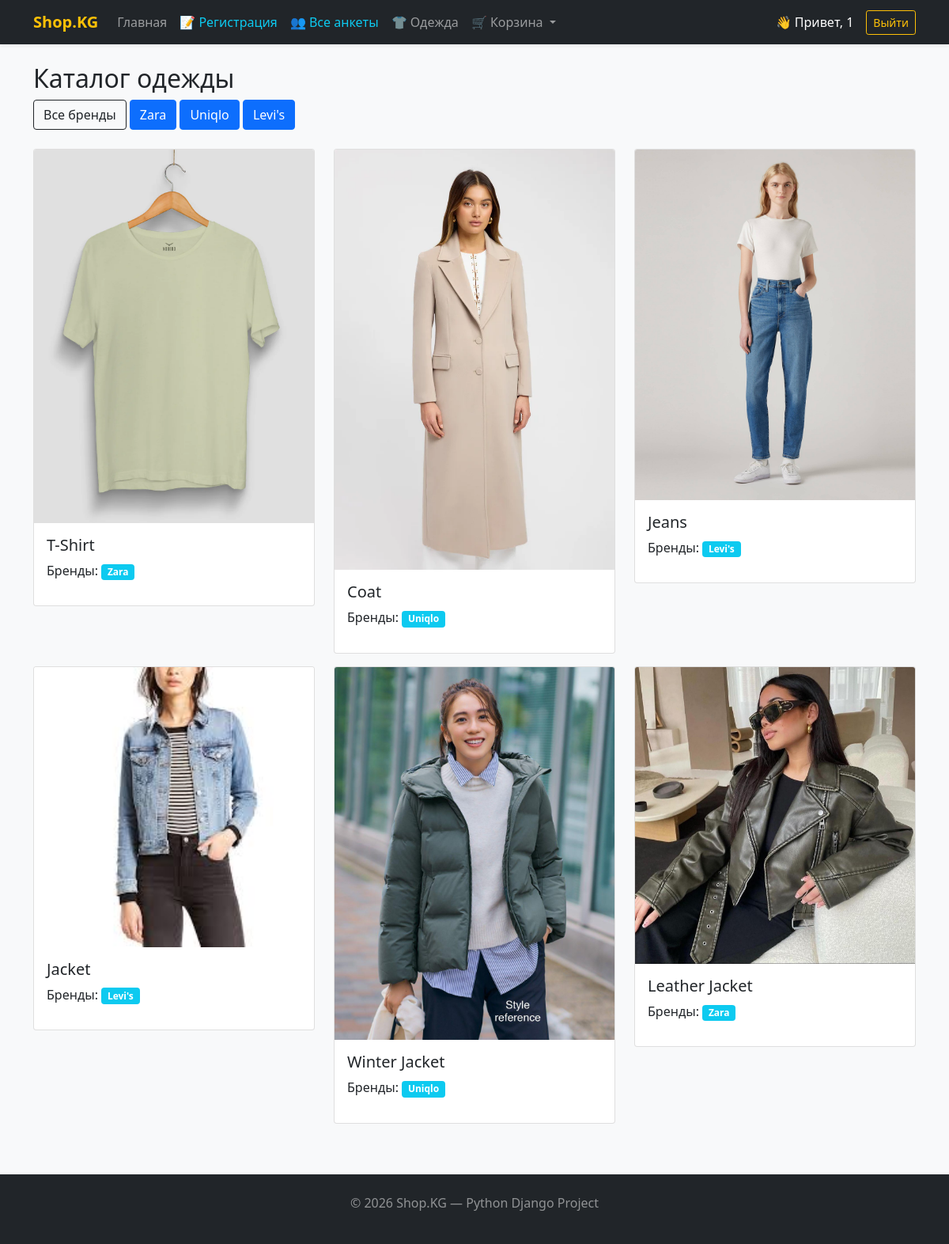
/clothes/ (signed in), run on the app's committed database.
### users/models.py (models this page shows)
class CustomUser(AbstractUser):
    phone = models.CharField(max_length=20, blank=True, null=True)
    experience = models.IntegerField(default=0)
    github_link = models.URLField(blank=True, null=True)
    skills = models.TextField(blank=True, null=True)
    expected_salary = models.IntegerField(blank=True, null=True)
    education = models.CharField(max_length=100, blank=True, null=True)
    preferred_lang = models.CharField(max_length=50, blank=True, null=True)
    portfolio = models.URLField(blank=True, null=True)
    telegram = models.CharField(max_length=50, blank=True, null=True)
    about_me = models.TextField(blank=True, null=True)

### clothes/models.py (models this page shows, shortened)
class Brand(models.Model):
    name = models.CharField(max_length=100, verbose_name="Название бренда")

class ClothesModel(models.Model):
    title = models.CharField(max_length=100, verbose_name="Название одежды")
    image = models.ImageField(upload_to='clothes/', verbose_name="Фото")
    brands_name = models.ManyToManyField(Brand, verbose_name="Бренды")
    created_at = models.DateTimeField(auto_now_add=True)

### clothes/views.py (the view)
# urls.py: path('', views.ClothesListView.as_view(), name='clothes_list'),
class ClothesListView(ListView):
    model = ClothesModel
    template_name = 'clothes.html'
    context_object_name = 'clothes'
    def get_context_data(self, **kwargs):
        context = super().get_context_data(**kwargs)
        context['brands'] = Brand.objects.all()
        return context
    def get_queryset(self):
        brand_id = self.request.GET.get('brand')
        if brand_id:
            return ClothesModel.objects.filter(brands_name__id=brand_id)
        return ClothesModel.objects.all()

### templates/clothes.html
{% extends 'base.html' %}
{% block content %}
<h2>Каталог одежды</h2>
<div class="mb-4">
    <a href="{% url 'clothes_list' %}" class="btn btn-outline-dark">Все бренды</a>
    {% for brand in brands %}
        <a href="?brand={{ brand.id }}" class="btn btn-primary">{{ brand.name }}</a>
    {% endfor %}
</div>
<div class="row">
    {% for item in clothes %}
    <div class="col-md-4">
        <div class="card mb-3">
            {% if item.image %}
                <img src="{{ item.image.url }}" class="card-img-top">
            {% endif %}
            <div class="card-body">
                <h5>{{ item.title }}</h5>
                <p>Бренды:
                    {% for b in item.brands_name.all %}
                        <span class="badge bg-info">{{ b.name }}</span>
                    {% endfor %}
                </p>
            </div>
        </div>
    </div>
    {% endfor %}
</div>
{% endblock %}

### templates/base.html (shortened to what this page needs)
<!DOCTYPE html>
<html lang="ru">
<head>
    <link href="https://cdn.jsdelivr.net/npm/bootstrap@5.1.3/dist/css/bootstrap.min.css" rel="stylesheet">
</head>
<body class="bg-light">
    <nav class="navbar navbar-expand-lg navbar-dark bg-dark shadow-sm mb-4">
        <div class="container">
            <a class="navbar-brand" href="/">Shop.KG</a>
            <div class="collapse navbar-collapse" id="navbarNav">
                <ul class="navbar-nav me-auto">
                    <li class="nav-item"><a class="nav-link" href="/">Главная</a></li>
                    <li class="nav-item"><a class="nav-link text-info" href="/users/register/">📝 Регистрация</a></li>
                    <li class="nav-item"><a class="nav-link text-info" href="/users/profiles/">👥 Все анкеты</a></li>
                    <li class="nav-item">
                        <a class="nav-link" href="/clothes/">👕 Одежда</a>
                    </li>
                    <li class="nav-item dropdown">
                        <a class="nav-link dropdown-toggle" href="#" id="basketDropdown" role="button" data-bs-toggle="dropdown">
                            🛒 Корзина
                        </a>
                    </li>
                </ul>
                <div class="navbar-nav align-items-center">
                    {% if user.is_authenticated %}
                        <span class="nav-item nav-link text-white me-2">👋 Привет, {{ user.username }}</span>
                        <form method="post" action="{% url 'admin:logout' %}" style="display:inline;">
                            <button type="submit" class="btn btn-outline-warning btn-sm">Выйти</button>
                        </form>
                    {% else %}
                        <a href="/users/login/" class="btn btn-outline-light btn-sm">Войти</a>
                    {% endif %}
                </div>
            </div>
        </div>
    </nav>
    <div class="container">
        {% block content %}{% endblock %}
    </div>
    <footer class="mt-5 py-4 bg-dark text-white-50 text-center">
        <div class="container">
            <p>© 2026 Shop.KG — Python Django Project</p>
        </div>
    </footer>
</body>
</html>

### templates/base.html (style rules this page uses)
.navbar-brand { font-weight: bold; color: #ffc107 !important; }

### data on the page
CustomUser: username "1"
Brand: name "Zara"
Brand: name "Uniqlo"
Brand: name "Levi's"
ClothesModel: image (picture), title "T-Shirt"
ClothesModel: image (picture), title "Coat"
ClothesModel: image (picture), title "Jeans"
ClothesModel: image (picture), title "Jacket"
ClothesModel: image (picture), title "Winter Jacket"
ClothesModel: image (picture), title "Leather Jacket"
